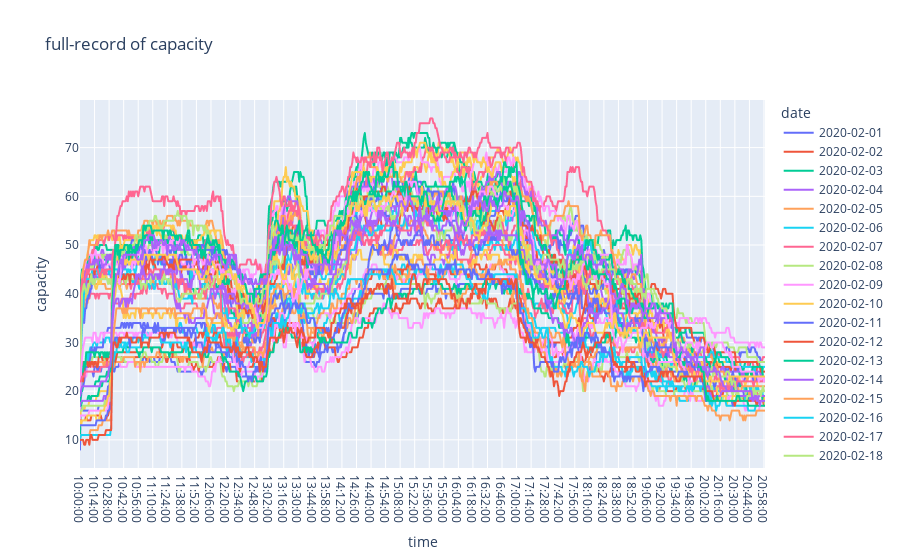

Source (notebook cell):
### Code cell
plotly.offline.plot(px.line(outcome, x = 'time', y='capacity', color= 'date', title = 'full-record of capacity'),
                   filename = 'full-record of capacity.html')
px.line(outcome, x = 'time', y='capacity', color= 'date', title = 'full-record of capacity')

### Figure 1 — Plotly figure (JSON) as saved in the notebook; plotly's stock layout.template omitted (floating-point values rounded to 4 significant figures; data arrays with more than 128 entries replaced by an {"elided": "..."} marker saying what was removed)
{"data": [{"hoverlabel": {"namelength": 0}, "hovertemplate": "date=2020-02-01<br>time=%{x}<br>capacity=%{y}", "legendgroup": "2020-02-01", "line": {"color": "#636efa", "dash": "solid"}, "mode": "lines", "name": "2020-02-01", "showlegend": true, "type": "scattergl", "x": {"elided": "660 str values"}, "xaxis": "x", "y": {"elided": "660 int values"}, "yaxis": "y"}, {"hoverlabel": {"namelength": 0}, "hovertemplate": "date=2020-02-02<br>time=%{x}<br>capacity=%{y}", "legendgroup": "2020-02-02", "line": {"color": "#EF553B", "dash": "solid"}, "mode": "lines", "name": "2020-02-02", "showlegend": true, "type": "scattergl", "x": {"elided": "660 str values"}, "xaxis": "x", "y": {"elided": "660 int values"}, "yaxis": "y"}, {"hoverlabel": {"namelength": 0}, "hovertemplate": "date=2020-02-03<br>time=%{x}<br>capacity=%{y}", "legendgroup": "2020-02-03", "line": {"color": "#00cc96", "dash": "solid"}, "mode": "lines", "name": "2020-02-03", "showlegend": true, "type": "scattergl", "x": {"elided": "660 str values"}, "xaxis": "x", "y": {"elided": "660 int values"}, "yaxis": "y"}, {"hoverlabel": {"namelength": 0}, "hovertemplate": "date=2020-02-04<br>time=%{x}<br>capacity=%{y}", "legendgroup": "2020-02-04", "line": {"color": "#ab63fa", "dash": "solid"}, "mode": "lines", "name": "2020-02-04", "showlegend": true, "type": "scattergl", "x": {"elided": "660 str values"}, "xaxis": "x", "y": {"elided": "660 int values"}, "yaxis": "y"}, {"hoverlabel": {"namelength": 0}, "hovertemplate": "date=2020-02-05<br>time=%{x}<br>capacity=%{y}", "legendgroup": "2020-02-05", "line": {"color": "#FFA15A", "dash": "solid"}, "mode": "lines", "name": "2020-02-05", "showlegend": true, "type": "scattergl", "x": {"elided": "660 str values"}, "xaxis": "x", "y": {"elided": "660 int values"}, "yaxis": "y"}, {"hoverlabel": {"namelength": 0}, "hovertemplate": "date=2020-02-06<br>time=%{x}<br>capacity=%{y}", "legendgroup": "2020-02-06", "line": {"color": "#19d3f3", "dash": "solid"}, "mode": "lines", "name": "2020-02-06", "showlegend": true, "type": "scattergl", "x": {"elided": "660 str values"}, "xaxis": "x", "y": {"elided": "660 int values"}, "yaxis": "y"}, {"hoverlabel": {"namelength": 0}, "hovertemplate": "date=2020-02-07<br>time=%{x}<br>capacity=%{y}", "legendgroup": "2020-02-07", "line": {"color": "#FF6692", "dash": "solid"}, "mode": "lines", "name": "2020-02-07", "showlegend": true, "type": "scattergl", "x": {"elided": "660 str values"}, "xaxis": "x", "y": {"elided": "660 int values"}, "yaxis": "y"}, {"hoverlabel": {"namelength": 0}, "hovertemplate": "date=2020-02-08<br>time=%{x}<br>capacity=%{y}", "legendgroup": "2020-02-08", "line": {"color": "#B6E880", "dash": "solid"}, "mode": "lines", "name": "2020-02-08", "showlegend": true, "type": "scattergl", "x": {"elided": "660 str values"}, "xaxis": "x", "y": {"elided": "660 int values"}, "yaxis": "y"}, {"hoverlabel": {"namelength": 0}, "hovertemplate": "date=2020-02-09<br>time=%{x}<br>capacity=%{y}", "legendgroup": "2020-02-09", "line": {"color": "#FF97FF", "dash": "solid"}, "mode": "lines", "name": "2020-02-09", "showlegend": true, "type": "scattergl", "x": {"elided": "660 str values"}, "xaxis": "x", "y": {"elided": "660 int values"}, "yaxis": "y"}, {"hoverlabel": {"namelength": 0}, "hovertemplate": "date=2020-02-10<br>time=%{x}<br>capacity=%{y}", "legendgroup": "2020-02-10", "line": {"color": "#FECB52", "dash": "solid"}, "mode": "lines", "name": "2020-02-10", "showlegend": true, "type": "scattergl", "x": {"elided": "660 str values"}, "xaxis": "x", "y": {"elided": "660 int values"}, "yaxis": "y"}, {"hoverlabel": {"namelength": 0}, "hovertemplate": "date=2020-02-11<br>time=%{x}<br>capacity=%{y}", "legendgroup": "2020-02-11", "line": {"color": "#636efa", "dash": "solid"}, "mode": "lines", "name": "2020-02-11", "showlegend": true, "type": "scattergl", "x": {"elided": "660 str values"}, "xaxis": "x", "y": {"elided": "660 int values"}, "yaxis": "y"}, {"hoverlabel": {"namelength": 0}, "hovertemplate": "date=2020-02-12<br>time=%{x}<br>capacity=%{y}", "legendgroup": "2020-02-12", "line": {"color": "#EF553B", "dash": "solid"}, "mode": "lines", "name": "2020-02-12", "showlegend": true, "type": "scattergl", "x": {"elided": "660 str values"}, "xaxis": "x", "y": {"elided": "660 int values"}, "yaxis": "y"}, {"hoverlabel": {"namelength": 0}, "hovertemplate": "date=2020-02-13<br>time=%{x}<br>capacity=%{y}", "legendgroup": "2020-02-13", "line": {"color": "#00cc96", "dash": "solid"}, "mode": "lines", "name": "2020-02-13", "showlegend": true, "type": "scattergl", "x": {"elided": "660 str values"}, "xaxis": "x", "y": {"elided": "660 int values"}, "yaxis": "y"}, {"hoverlabel": {"namelength": 0}, "hovertemplate": "date=2020-02-14<br>time=%{x}<br>capacity=%{y}", "legendgroup": "2020-02-14", "line": {"color": "#ab63fa", "dash": "solid"}, "mode": "lines", "name": "2020-02-14", "showlegend": true, "type": "scattergl", "x": {"elided": "660 str values"}, "xaxis": "x", "y": {"elided": "660 int values"}, "yaxis": "y"}, {"hoverlabel": {"namelength": 0}, "hovertemplate": "date=2020-02-15<br>time=%{x}<br>capacity=%{y}", "legendgroup": "2020-02-15", "line": {"color": "#FFA15A", "dash": "solid"}, "mode": "lines", "name": "2020-02-15", "showlegend": true, "type": "scattergl", "x": {"elided": "660 str values"}, "xaxis": "x", "y": {"elided": "660 int values"}, "yaxis": "y"}, {"hoverlabel": {"namelength": 0}, "hovertemplate": "date=2020-02-16<br>time=%{x}<br>capacity=%{y}", "legendgroup": "2020-02-16", "line": {"color": "#19d3f3", "dash": "solid"}, "mode": "lines", "name": "2020-02-16", "showlegend": true, "type": "scattergl", "x": {"elided": "660 str values"}, "xaxis": "x", "y": {"elided": "660 int values"}, "yaxis": "y"}, {"hoverlabel": {"namelength": 0}, "hovertemplate": "date=2020-02-17<br>time=%{x}<br>capacity=%{y}", "legendgroup": "2020-02-17", "line": {"color": "#FF6692", "dash": "solid"}, "mode": "lines", "name": "2020-02-17", "showlegend": true, "type": "scattergl", "x": {"elided": "660 str values"}, "xaxis": "x", "y": {"elided": "660 int values"}, "yaxis": "y"}, {"hoverlabel": {"namelength": 0}, "hovertemplate": "date=2020-02-18<br>time=%{x}<br>capacity=%{y}", "legendgroup": "2020-02-18", "line": {"color": "#B6E880", "dash": "solid"}, "mode": "lines", "name": "2020-02-18", "showlegend": true, "type": "scattergl", "x": {"elided": "660 str values"}, "xaxis": "x", "y": {"elided": "660 int values"}, "yaxis": "y"}, {"hoverlabel": {"namelength": 0}, "hovertemplate": "date=2020-02-19<br>time=%{x}<br>capacity=%{y}", "legendgroup": "2020-02-19", "line": {"color": "#FF97FF", "dash": "solid"}, "mode": "lines", "name": "2020-02-19", "showlegend": true, "type": "scattergl", "x": {"elided": "660 str values"}, "xaxis": "x", "y": {"elided": "660 int values"}, "yaxis": "y"}, {"hoverlabel": {"namelength": 0}, "hovertemplate": "date=2020-02-20<br>time=%{x}<br>capacity=%{y}", "legendgroup": "2020-02-20", "line": {"color": "#FECB52", "dash": "solid"}, "mode": "lines", "name": "2020-02-20", "showlegend": true, "type": "scattergl", "x": {"elided": "660 str values"}, "xaxis": "x", "y": {"elided": "660 int values"}, "yaxis": "y"}, {"hoverlabel": {"namelength": 0}, "hovertemplate": "date=2020-02-21<br>time=%{x}<br>capacity=%{y}", "legendgroup": "2020-02-21", "line": {"color": "#636efa", "dash": "solid"}, "mode": "lines", "name": "2020-02-21", "showlegend": true, "type": "scattergl", "x": {"elided": "660 str values"}, "xaxis": "x", "y": {"elided": "660 int values"}, "yaxis": "y"}, {"hoverlabel": {"namelength": 0}, "hovertemplate": "date=2020-02-22<br>time=%{x}<br>capacity=%{y}", "legendgroup": "2020-02-22", "line": {"color": "#EF553B", "dash": "solid"}, "mode": "lines", "name": "2020-02-22", "showlegend": true, "type": "scattergl", "x": {"elided": "660 str values"}, "xaxis": "x", "y": {"elided": "660 int values"}, "yaxis": "y"}, {"hoverlabel": {"namelength": 0}, "hovertemplate": "date=2020-02-23<br>time=%{x}<br>capacity=%{y}", "legendgroup": "2020-02-23", "line": {"color": "#00cc96", "dash": "solid"}, "mode": "lines", "name": "2020-02-23", "showlegend": true, "type": "scattergl", "x": {"elided": "660 str values"}, "xaxis": "x", "y": {"elided": "660 int values"}, "yaxis": "y"}, {"hoverlabel": {"namelength": 0}, "hovertemplate": "date=2020-02-24<br>time=%{x}<br>capacity=%{y}", "legendgroup": "2020-02-24", "line": {"color": "#ab63fa", "dash": "solid"}, "mode": "lines", "name": "2020-02-24", "showlegend": true, "type": "scattergl", "x": {"elided": "660 str values"}, "xaxis": "x", "y": {"elided": "660 int values"}, "yaxis": "y"}, {"hoverlabel": {"namelength": 0}, "hovertemplate": "date=2020-02-25<br>time=%{x}<br>capacity=%{y}", "legendgroup": "2020-02-25", "line": {"color": "#FFA15A", "dash": "solid"}, "mode": "lines", "name": "2020-02-25", "showlegend": true, "type": "scattergl", "x": {"elided": "660 str values"}, "xaxis": "x", "y": {"elided": "660 int values"}, "yaxis": "y"}, {"hoverlabel": {"namelength": 0}, "hovertemplate": "date=2020-02-26<br>time=%{x}<br>capacity=%{y}", "legendgroup": "2020-02-26", "line": {"color": "#19d3f3", "dash": "solid"}, "mode": "lines", "name": "2020-02-26", "showlegend": true, "type": "scattergl", "x": {"elided": "660 str values"}, "xaxis": "x", "y": {"elided": "660 int values"}, "yaxis": "y"}, {"hoverlabel": {"namelength": 0}, "hovertemplate": "date=2020-02-27<br>time=%{x}<br>capacity=%{y}", "legendgroup": "2020-02-27", "line": {"color": "#FF6692", "dash": "solid"}, "mode": "lines", "name": "2020-02-27", "showlegend": true, "type": "scattergl", "x": {"elided": "660 str values"}, "xaxis": "x", "y": {"elided": "660 int values"}, "yaxis": "y"}, {"hoverlabel": {"namelength": 0}, "hovertemplate": "date=2020-02-28<br>time=%{x}<br>capacity=%{y}", "legendgroup": "2020-02-28", "line": {"color": "#B6E880", "dash": "solid"}, "mode": "lines", "name": "2020-02-28", "showlegend": true, "type": "scattergl", "x": {"elided": "660 str values"}, "xaxis": "x", "y": {"elided": "660 int values"}, "yaxis": "y"}, {"hoverlabel": {"namelength": 0}, "hovertemplate": "date=2020-03-01<br>time=%{x}<br>capacity=%{y}", "legendgroup": "2020-03-01", "line": {"color": "#FF97FF", "dash": "solid"}, "mode": "lines", "name": "2020-03-01", "showlegend": true, "type": "scattergl", "x": {"elided": "660 str values"}, "xaxis": "x", "y": {"elided": "660 int values"}, "yaxis": "y"}, {"hoverlabel": {"namelength": 0}, "hovertemplate": "date=2020-03-02<br>time=%{x}<br>capacity=%{y}", "legendgroup": "2020-03-02", "line": {"color": "#FECB52", "dash": "solid"}, "mode": "lines", "name": "2020-03-02", "showlegend": true, "type": "scattergl", "x": {"elided": "660 str values"}, "xaxis": "x", "y": {"elided": "660 int values"}, "yaxis": "y"}, {"hoverlabel": {"namelength": 0}, "hovertemplate": "date=2020-03-03<br>time=%{x}<br>capacity=%{y}", "legendgroup": "2020-03-03", "line": {"color": "#636efa", "dash": "solid"}, "mode": "lines", "name": "2020-03-03", "showlegend": true, "type": "scattergl", "x": {"elided": "660 str values"}, "xaxis": "x", "y": {"elided": "660 int values"}, "yaxis": "y"}, {"hoverlabel": {"namelength": 0}, "hovertemplate": "date=2020-03-04<br>time=%{x}<br>capacity=%{y}", "legendgroup": "2020-03-04", "line": {"color": "#EF553B", "dash": "solid"}, "mode": "lines", "name": "2020-03-04", "showlegend": true, "type": "scattergl", "x": {"elided": "660 str values"}, "xaxis": "x", "y": {"elided": "660 int values"}, "yaxis": "y"}, {"hoverlabel": {"namelength": 0}, "hovertemplate": "date=2020-03-05<br>time=%{x}<br>capacity=%{y}", "legendgroup": "2020-03-05", "line": {"color": "#00cc96", "dash": "solid"}, "mode": "lines", "name": "2020-03-05", "showlegend": true, "type": "scattergl", "x": {"elided": "660 str values"}, "xaxis": "x", "y": {"elided": "660 int values"}, "yaxis": "y"}, {"hoverlabel": {"namelength": 0}, "hovertemplate": "date=2020-03-06<br>time=%{x}<br>capacity=%{y}", "legendgroup": "2020-03-06", "line": {"color": "#ab63fa", "dash": "solid"}, "mode": "lines", "name": "2020-03-06", "showlegend": true, "type": "scattergl", "x": {"elided": "660 str values"}, "xaxis": "x", "y": {"elided": "660 int values"}, "yaxis": "y"}, {"hoverlabel": {"namelength": 0}, "hovertemplate": "date=2020-03-07<br>time=%{x}<br>capacity=%{y}", "legendgroup": "2020-03-07", "line": {"color": "#FFA15A", "dash": "solid"}, "mode": "lines", "name": "2020-03-07", "showlegend": true, "type": "scattergl", "x": {"elided": "660 str values"}, "xaxis": "x", "y": {"elided": "660 int values"}, "yaxis": "y"}, {"hoverlabel": {"namelength": 0}, "hovertemplate": "date=2020-03-08<br>time=%{x}<br>capacity=%{y}", "legendgroup": "2020-03-08", "line": {"color": "#19d3f3", "dash": "solid"}, "mode": "lines", "name": "2020-03-08", "showlegend": true, "type": "scattergl", "x": {"elided": "660 str values"}, "xaxis": "x", "y": {"elided": "660 int values"}, "yaxis": "y"}, {"hoverlabel": {"namelength": 0}, "hovertemplate": "date=2020-03-10<br>time=%{x}<br>capacity=%{y}", "legendgroup": "2020-03-10", "line": {"color": "#FF6692", "dash": "solid"}, "mode": "lines", "name": "2020-03-10", "showlegend": true, "type": "scattergl", "x": {"elided": "660 str values"}, "xaxis": "x", "y": {"elided": "660 int values"}, "yaxis": "y"}, {"hoverlabel": {"namelength": 0}, "hovertemplate": "date=2020-03-11<br>time=%{x}<br>capacity=%{y}", "legendgroup": "2020-03-11", "line": {"color": "#B6E880", "dash": "solid"}, "mode": "lines", "name": "2020-03-11", "showlegend": true, "type": "scattergl", "x": {"elided": "660 str values"}, "xaxis": "x", "y": {"elided": "660 int values"}, "yaxis": "y"}, {"hoverlabel": {"namelength": 0}, "hovertemplate": "date=2020-03-12<br>time=%{x}<br>capacity=%{y}", "legendgroup": "2020-03-12", "line": {"color": "#FF97FF", "dash": "solid"}, "mode": "lines", "name": "2020-03-12", "showlegend": true, "type": "scattergl", "x": {"elided": "660 str values"}, "xaxis": "x", "y": {"elided": "660 int values"}, "yaxis": "y"}, {"hoverlabel": {"namelength": 0}, "hovertemplate": "date=2020-03-13<br>time=%{x}<br>capacity=%{y}", "legendgroup": "2020-03-13", "line": {"color": "#FECB52", "dash": "solid"}, "mode": "lines", "name": "2020-03-13", "showlegend": true, "type": "scattergl", "x": {"elided": "660 str values"}, "xaxis": "x", "y": {"elided": "660 int values"}, "yaxis": "y"}, {"hoverlabel": {"namelength": 0}, "hovertemplate": "date=2020-03-14<br>time=%{x}<br>capacity=%{y}", "legendgroup": "2020-03-14", "line": {"color": "#636efa", "dash": "solid"}, "mode": "lines", "name": "2020-03-14", "showlegend": true, "type": "scattergl", "x": {"elided": "660 str values"}, "xaxis": "x", "y": {"elided": "660 int values"}, "yaxis": "y"}, {"hoverlabel": {"namelength": 0}, "hovertemplate": "date=2020-03-15<br>time=%{x}<br>capacity=%{y}", "legendgroup": "2020-03-15", "line": {"color": "#EF553B", "dash": "solid"}, "mode": "lines", "name": "2020-03-15", "showlegend": true, "type": "scattergl", "x": {"elided": "660 str values"}, "xaxis": "x", "y": {"elided": "660 int values"}, "yaxis": "y"}, {"hoverlabel": {"namelength": 0}, "hovertemplate": "date=2020-03-16<br>time=%{x}<br>capacity=%{y}", "legendgroup": "2020-03-16", "line": {"color": "#00cc96", "dash": "solid"}, "mode": "lines", "name": "2020-03-16", "showlegend": true, "type": "scattergl", "x": {"elided": "660 str values"}, "xaxis": "x", "y": {"elided": "660 int values"}, "yaxis": "y"}, {"hoverlabel": {"namelength": 0}, "hovertemplate": "date=2020-03-17<br>time=%{x}<br>capacity=%{y}", "legendgroup": "2020-03-17", "line": {"color": "#ab63fa", "dash": "solid"}, "mode": "lines", "name": "2020-03-17", "showlegend": true, "type": "scattergl", "x": {"elided": "660 str values"}, "xaxis": "x", "y": {"elided": "660 int values"}, "yaxis": "y"}], "layout": {"legend": {"title": {"text": "date"}, "tracegroupgap": 0}, "title": {"text": "full-record of capacity"}, "xaxis": {"anchor": "y", "domain": [0, 1], "title": {"text": "time"}}, "yaxis": {"anchor": "x", "domain": [0, 1], "title": {"text": "capacity"}}}}
